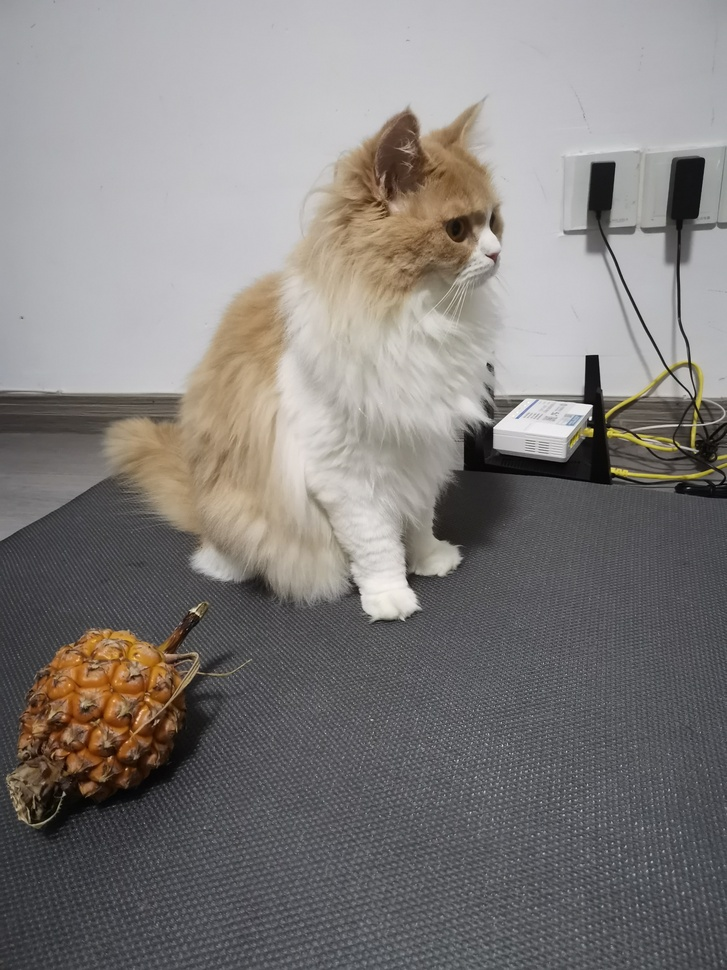
#> input picture 计算机视觉实践-练习4/image1.jpg, 727 x 970 px, shrunk from 3000 x 4000 before the run
$ jupyter execute Homography.ipynb
#> lines starting #> are read from the running program, lines starting #| are printed output that depends on the picture
[cell 1]
import numpy as np
import cv2
import matplotlib.pyplot as plt

[cell 2]
# 读取两张图像
img1 = cv2.imread('image1.jpg')
#> img1 is the input picture: shape (970, 727, 3); mean B, G, R 125, 126.8, 130.6
img2 = cv2.imread('image2.jpg')
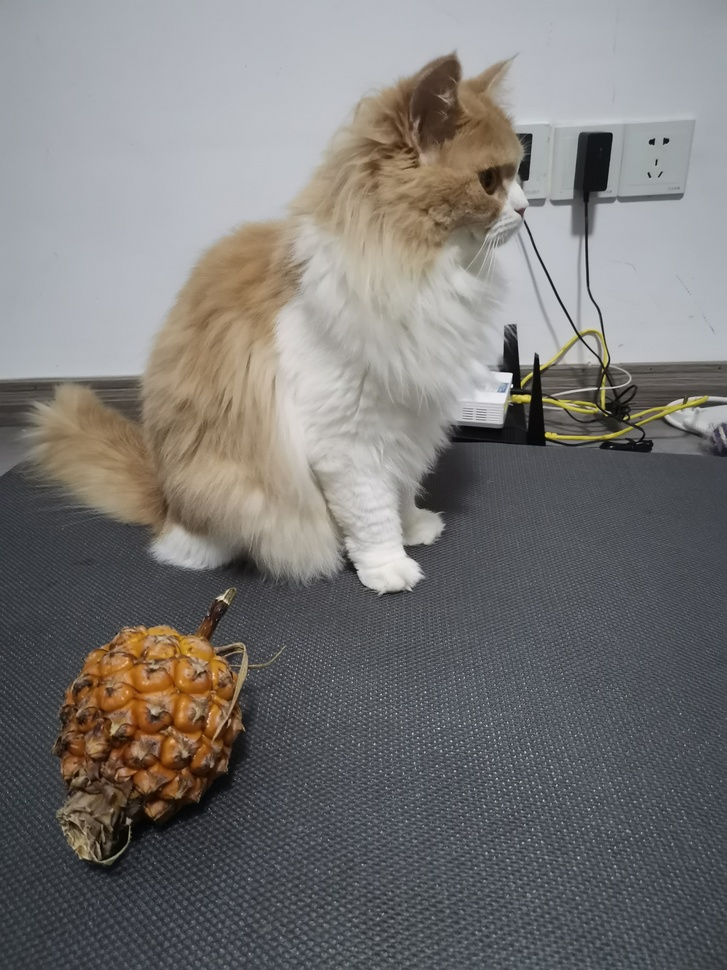
#> input picture 计算机视觉实践-练习4/image2.jpg, 727 x 970 px, shrunk from 3000 x 4000 before the run
#> img2 is the input picture: shape (970, 727, 3); mean B, G, R 118.2, 119.8, 121.8

[cell 3]
# 检测特征点和特征描述符
def detect_sift_features(image):
    sift = cv2.SIFT_create()
    (kps,des) = sift.detectAndCompute(image, None)
    return (kps,des)

[cell 4]
# 匹配特征点
def match_features(kps1, des1, kps2, des2):
    # Brute Force匹配
    #matcher = cv2.BFMatcher()
    #matches = matcher.knnMatch(des1, des2, k=2)

    # FLANN匹配
    FLANN_INDEX_KDTREE = 1
    index_params = dict(algorithm=FLANN_INDEX_KDTREE, trees=5)
    search_params = dict(checks=50)
    matcher = cv2.FlannBasedMatcher(index_params, search_params)
    matches = matcher.knnMatch(des1, des2, k=2)

    # 筛选好的匹配点
    good_matches = []
    for m, n in matches:
        if m.distance < 0.7 * n.distance:
            good_matches.append(m)

    # 提取坐标
    src_pts = np.float32([kps1[m.queryIdx].pt for m in good_matches]).reshape(-1, 1, 2)
    dst_pts = np.float32([kps2[m.trainIdx].pt for m in good_matches]).reshape(-1, 1, 2)

    return src_pts, dst_pts, good_matches

[cell 5]
# 转换为灰度图
gray1 = cv2.cvtColor(img1, cv2.COLOR_BGR2GRAY)
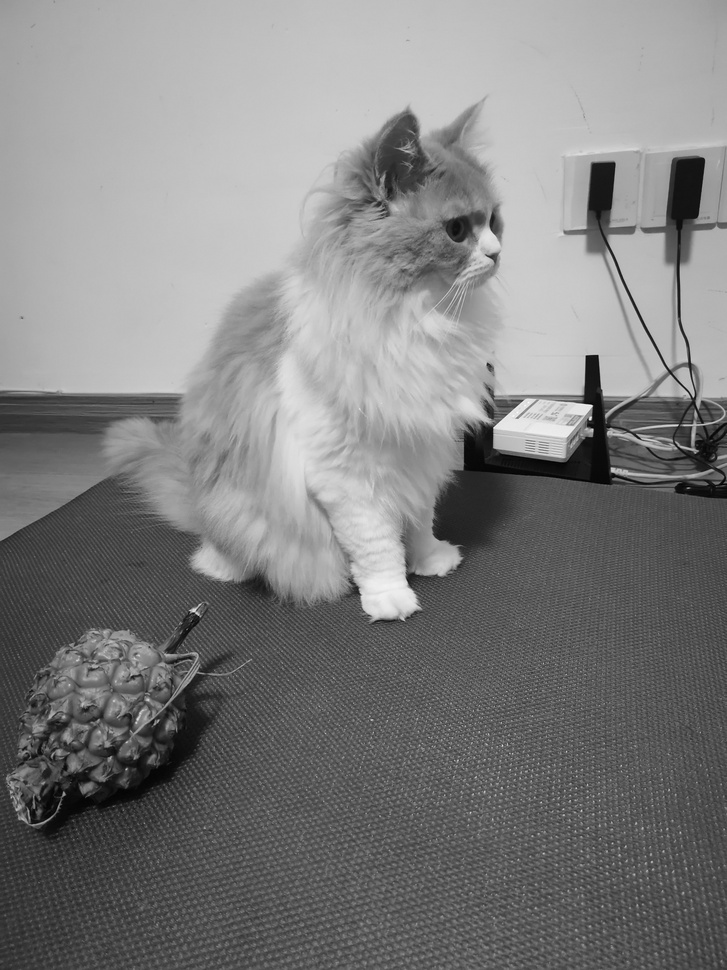
#> gray1: shape (970, 727); min 0, max 251, mean 127.7
gray2 = cv2.cvtColor(img2, cv2.COLOR_BGR2GRAY)
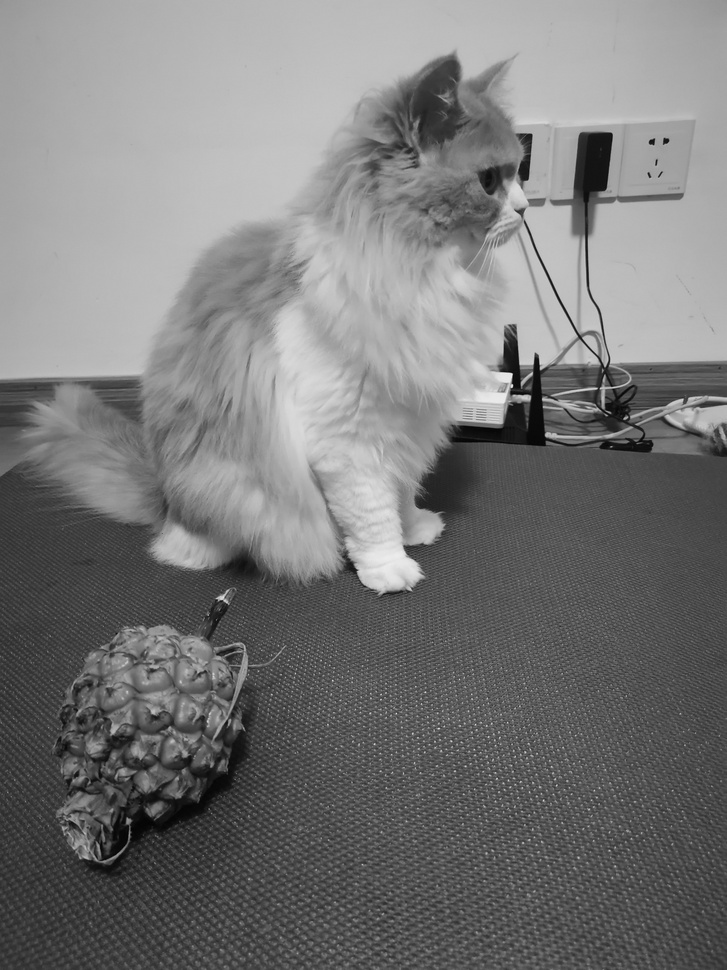
#> gray2: shape (970, 727); min 1, max 239, mean 120.2

# 找到关键点和描述符
keypoints1, descriptors1 = detect_sift_features(gray1)
#> in detect_sift_features, `(kps,des) = sift.detectAndCompute(image, None)`: kps = 3586 keypoints; strongest (x, y, size): (590, 418, 2.3), (592, 363, 11.1), (590, 406, 2.9), (602, 178, 21.8)
#> keypoints1 has the same summary as kps in detect_sift_features
keypoints2, descriptors2 = detect_sift_features(gray2)
#> in detect_sift_features (call 2), `(kps,des) = sift.detectAndCompute(image, None)`: kps = 3708 keypoints; strongest (x, y, size): (652, 142, 3.9), (666, 141, 3.9), (527, 398, 5.3), (508, 377, 6.7)
#> keypoints2 has the same summary as kps in detect_sift_features

# 关键点匹配
src_pts, dst_pts, good_matches = match_features(keypoints1, descriptors1, keypoints2, descriptors2)
#> in match_features, `matches = matcher.knnMatch(des1, des2, k=2)`: matches = 3586 matches
#> after the loop in match_features, `for m, n in matches:`: good_matches = 176 matches
#> in match_features, `src_pts = np.float32([kps1[m.queryIdx].pt for m in good_matches]).resh..`: src_pts = 176 rows, first 8: [33.04, 821.3], [33.08, 825], [38.22, 818.2], [40.67, 689.4], [41.58, 728.9], [42.21, 697.1], [44.17, 732.2], [51.97, 737.5]
#> in match_features, `dst_pts = np.float32([kps2[m.trainIdx].pt for m in good_matches]).resh..`: dst_pts = 176 rows, first 8: [104.3, 857.1], [104.2, 861.6], [107.4, 853], [88.78, 701.2], [99.56, 747.7], [92.16, 710.7], [103.5, 751.3], [113.7, 755.6]
#> good_matches = 176 matches

# 使用RANSAC算法计算单应性矩阵
H, _ = cv2.findHomography(src_pts, dst_pts, cv2.RANSAC, 5.0)
#> H = [[1.32, 0.137, -46.78], [0.146, 1.26, -135.6], [0.000432, 5.1e-05, 1]]

print("单应性矩阵:\n", H)
#| 单应性矩阵:
#|  [[ 1.32028354e+00  1.36539162e-01 -4.67825857e+01]
#|  [ 1.46435451e-01  1.25913742e+00 -1.35596008e+02]
#|  [ 4.31575610e-04  5.09655393e-05  1.00000000e+00]]

[cell 6]
# 应用单应性变换
height, width, channels = img2.shape
#> height = 970; width = 727; channels = 3
img1_transformed = cv2.warpPerspective(img1, H, (width, height))
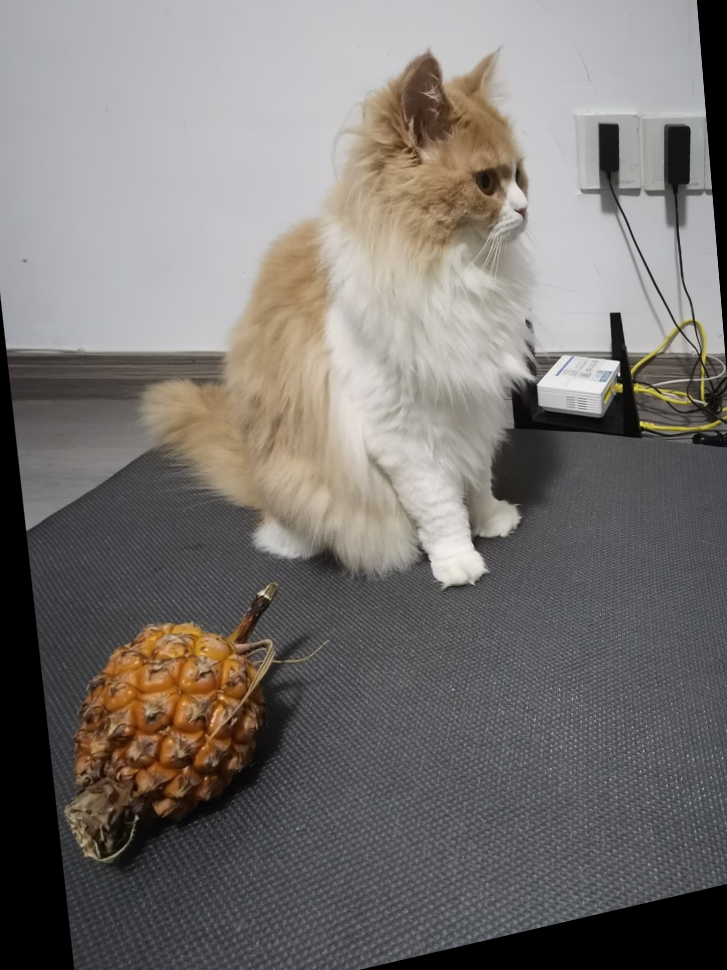
#> img1_transformed: shape (970, 727, 3); mean B, G, R 113.9, 116.7, 121.2

# 显示结果
plt.figure(figsize=(20, 10))

plt.subplot(1, 3, 1)
plt.title('Image 1')
plt.imshow(cv2.cvtColor(img1, cv2.COLOR_BGR2RGB))
plt.axis('off')

plt.subplot(1, 3, 2)
plt.title('Image 2')
plt.imshow(cv2.cvtColor(img2, cv2.COLOR_BGR2RGB))
plt.axis('off')

plt.subplot(1, 3, 3)
plt.title('Transformed Image 1')
plt.imshow(cv2.cvtColor(img1_transformed, cv2.COLOR_BGR2RGB))
plt.axis('off')

plt.show()
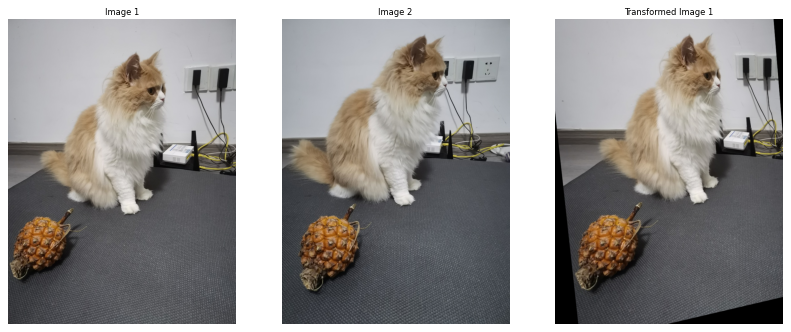
#> figure drawn by matplotlib, 3 panels
